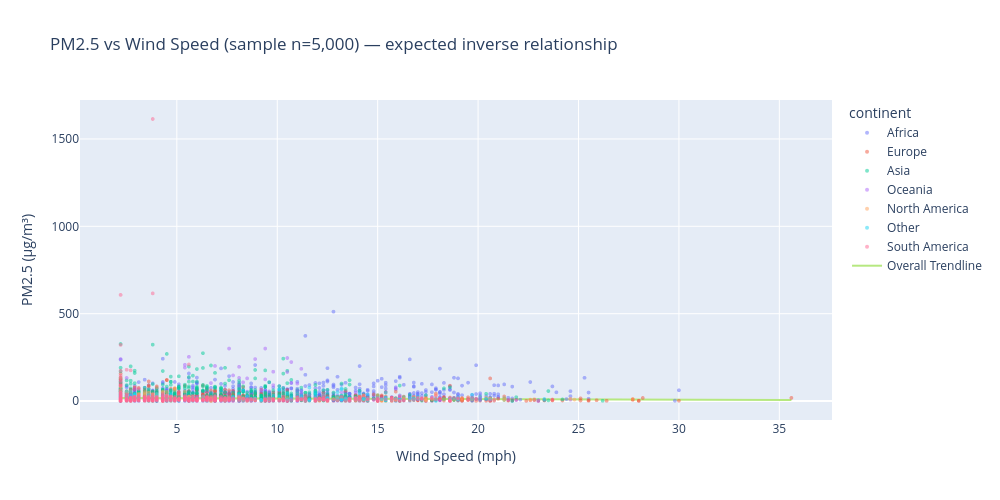

Notebook cell for this chart:
### Markdown cell above
### 7.3 PM2.5 vs wind speed scatter (expected inverse relationship)

### Code cell
pm_wind = df[["wind_mph", "air_quality_PM2.5", "continent"]].dropna().sample(
    min(5000, len(df)), random_state=42
)

fig = px.scatter(
    pm_wind,
    x="wind_mph",
    y="air_quality_PM2.5",
    color="continent",
    opacity=0.5,
    trendline="lowess",
    trendline_scope="overall",
    title="PM2.5 vs Wind Speed (sample n=5,000) — expected inverse relationship",
    labels={"wind_mph": "Wind Speed (mph)", "air_quality_PM2.5": "PM2.5 (μg/m³)"},
)
fig.update_traces(marker=dict(size=4))
fig.update_layout(width=1000, height=500)
fig.show()

### Figure 1 — Plotly figure (JSON) as saved in the notebook; plotly's stock layout.template omitted (floating-point values rounded to 4 significant figures; data arrays with more than 128 entries replaced by an {"elided": "..."} marker saying what was removed)
{"data": [{"hovertemplate": "continent=Africa<br>Wind Speed (mph)=%{x}<br>PM2.5 (μg/m³)=%{y}<extra></extra>", "legendgroup": "Africa", "marker": {"color": "#636efa", "opacity": 0.5, "size": 4, "symbol": "circle"}, "mode": "markers", "name": "Africa", "showlegend": true, "type": "scattergl", "x": {"elided": "1432 float values"}, "xaxis": "x", "y": {"elided": "1432 float values"}, "yaxis": "y"}, {"hovertemplate": "continent=Europe<br>Wind Speed (mph)=%{x}<br>PM2.5 (μg/m³)=%{y}<extra></extra>", "legendgroup": "Europe", "marker": {"color": "#EF553B", "opacity": 0.5, "size": 4, "symbol": "circle"}, "mode": "markers", "name": "Europe", "showlegend": true, "type": "scattergl", "x": {"elided": "1464 float values"}, "xaxis": "x", "y": {"elided": "1464 float values"}, "yaxis": "y"}, {"hovertemplate": "continent=Asia<br>Wind Speed (mph)=%{x}<br>PM2.5 (μg/m³)=%{y}<extra></extra>", "legendgroup": "Asia", "marker": {"color": "#00cc96", "opacity": 0.5, "size": 4, "symbol": "circle"}, "mode": "markers", "name": "Asia", "showlegend": true, "type": "scattergl", "x": {"elided": "745 float values"}, "xaxis": "x", "y": {"elided": "745 float values"}, "yaxis": "y"}, {"hovertemplate": "continent=Oceania<br>Wind Speed (mph)=%{x}<br>PM2.5 (μg/m³)=%{y}<extra></extra>", "legendgroup": "Oceania", "marker": {"color": "#ab63fa", "opacity": 0.5, "size": 4, "symbol": "circle"}, "mode": "markers", "name": "Oceania", "showlegend": true, "type": "scattergl", "x": {"elided": "290 float values"}, "xaxis": "x", "y": {"elided": "290 float values"}, "yaxis": "y"}, {"hovertemplate": "continent=North America<br>Wind Speed (mph)=%{x}<br>PM2.5 (μg/m³)=%{y}<extra></extra>", "legendgroup": "North America", "marker": {"color": "#FFA15A", "opacity": 0.5, "size": 4, "symbol": "circle"}, "mode": "markers", "name": "North America", "showlegend": true, "type": "scattergl", "x": {"elided": "327 float values"}, "xaxis": "x", "y": {"elided": "327 float values"}, "yaxis": "y"}, {"hovertemplate": "continent=Other<br>Wind Speed (mph)=%{x}<br>PM2.5 (μg/m³)=%{y}<extra></extra>", "legendgroup": "Other", "marker": {"color": "#19d3f3", "opacity": 0.5, "size": 4, "symbol": "circle"}, "mode": "markers", "name": "Other", "showlegend": true, "type": "scattergl", "x": {"elided": "275 float values"}, "xaxis": "x", "y": {"elided": "275 float values"}, "yaxis": "y"}, {"hovertemplate": "continent=South America<br>Wind Speed (mph)=%{x}<br>PM2.5 (μg/m³)=%{y}<extra></extra>", "legendgroup": "South America", "marker": {"color": "#FF6692", "opacity": 0.5, "size": 4, "symbol": "circle"}, "mode": "markers", "name": "South America", "showlegend": true, "type": "scattergl", "x": {"elided": "467 float values"}, "xaxis": "x", "y": {"elided": "467 float values"}, "yaxis": "y"}, {"hovertemplate": "<b>LOWESS trendline</b><br><br>Wind Speed (mph)=%{x}<br>PM2.5 (μg/m³)=%{y} <b>(trend)</b><extra></extra>", "legendgroup": "Overall Trendline", "line": {"color": "#B6E880"}, "marker": {"size": 4}, "mode": "lines", "name": "Overall Trendline", "showlegend": true, "type": "scatter", "x": {"elided": "5000 float values"}, "xaxis": "x", "y": {"elided": "5000 float values"}, "yaxis": "y"}], "layout": {"height": 500, "legend": {"title": {"text": "continent"}, "tracegroupgap": 0}, "title": {"text": "PM2.5 vs Wind Speed (sample n=5,000) — expected inverse relationship"}, "width": 1000, "xaxis": {"anchor": "y", "domain": [0, 1], "title": {"text": "Wind Speed (mph)"}}, "yaxis": {"anchor": "x", "domain": [0, 1], "title": {"text": "PM2.5 (μg/m³)"}}}}
